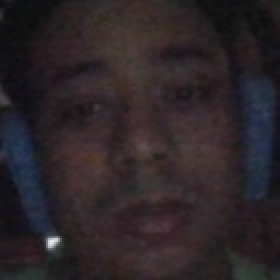
#> input picture dataset/Alexandro_Jesus_RA1371392322041/ra1371392322041.1.jpg, 140 x 140 px (shown 2 times larger); its folder holds only this picture in this run
$ python train_recognizers.py
#> lines starting #> are read from the running program, lines starting #| are printed output that depends on the picture
import cv2
import numpy as np
import os
from PIL import Image
import pickle


training_path = 'dataset/'

def get_image_data(path_train):
#> called with path_train = 'dataset/'
  subdirs = [os.path.join(path_train, f) for f in os.listdir(path_train)]
  print(subdirs)
  faces = []
  ids = []

  face_names = {}
  id = 1   # current id  (starting id)
  print("Loading faces from training set...")
  for subdir in subdirs:
    name = os.path.split(subdir)[1]

    images_list = [os.path.join(subdir, f) for f in os.listdir(subdir)]
    for path in images_list:
      image = Image.open(path).convert('L')
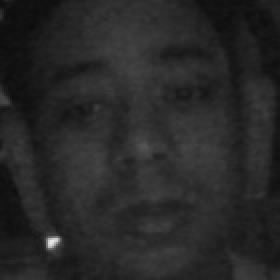
#> image: PIL image 140x140 L (shown 2 times larger); min 12, max 232, mean 39.6
      face = np.array(image, 'uint8')
      face = cv2.resize(face, (90, 120))
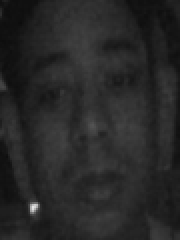
#> face: shape (120, 90) (shown 2 times larger); min 12, max 229, mean 39.5
      print(str(id) + " <-- " + path)
      ids.append(id)
      faces.append(face)
      cv2.imshow("Training faces...", face)
      cv2.waitKey(50)

    if not name in face_names:
      face_names[name] = id
      id += 1
#> pass 2 of the loop in get_image_data, `for subdir in subdirs:`:
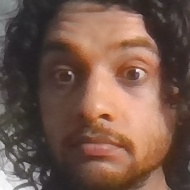
#> input picture dataset/Breno/ra1371392322016_1.jpg, 190 x 190 px
#> in get_image_data, `image = Image.open(path).convert('L')`:
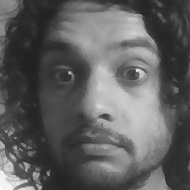
#> image: PIL image 190x190 L; min 32, max 254, mean 94.5
#> in get_image_data, `face = cv2.resize(face, (90, 120))`:
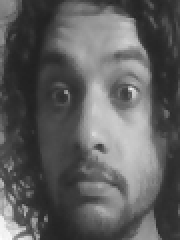
#> face: shape (120, 90) (shown 2 times larger); min 32, max 253, mean 94.4

  return np.array(ids), faces, face_names

ids, faces, face_names = get_image_data(training_path)
#> ids = [1, 2]; faces = 2 items; face_names = {'Alexandro_Jesus_RA1371392322041': 1, 'Breno': 2}

print(ids)
#| [1 2]
print(len(faces))
#| 2

print(face_names)
#| {'Alexandro_Jesus_RA1371392322041': 1, 'Breno': 2}

for n in face_names:
  print(str(n) + " => ID " + str(face_names[n]))
#> this loop made 2 passes
#> n on passes 1 to 2: 'Alexandro_Jesus_RA1371392322041', 'Breno'
#| Alexandro_Jesus_RA1371392322041 => ID 1
#| Breno => ID 2

# store names and ids in a pickle file
with open("face_names.pickle", "wb") as f:
  pickle.dump(face_names, f)


print('\n')
print('Training Eigenface recognizer......')
eigen_classifier = cv2.face.EigenFaceRecognizer_create()
eigen_classifier.train(faces, ids)
eigen_classifier.write('eigen_classifier.yml')
print('... Completed!\n')

print('Training Fisherface recognizer......')
fisher_classifier = cv2.face.FisherFaceRecognizer_create()
fisher_classifier.train(faces, ids)
fisher_classifier.write('fisher_classifier.yml')
print('... Completed!\n')

print('Training LBPH recognizer......')
lbph_classifier = cv2.face.LBPHFaceRecognizer_create()
lbph_classifier.train(faces, ids)
lbph_classifier.write('lbph_classifier.yml')
print('... Completed!\n')
